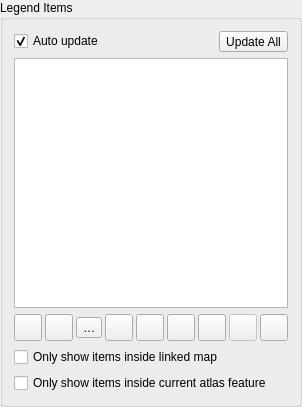
        <widget class="QgsCollapsibleGroupBoxBasic" name="mLegendItemColGroupBox">
         <property name="focusPolicy">
          <enum>Qt::StrongFocus</enum>
         </property>
         <property name="title">
          <string>Legend Items</string>
         </property>
         <property name="syncGroup" stdset="0">
          <string notr="true">composeritem</string>
         </property>
         <property name="collapsed" stdset="0">
          <bool>false</bool>
         </property>
         <layout class="QVBoxLayout" name="verticalLayout_2">
          <item>
           <layout class="QHBoxLayout" name="horizontalLayout">
            <item>
             <widget class="QCheckBox" name="mCheckBoxAutoUpdate">
              <property name="toolTip">
               <string>Keeps the legend contents synchronized with the main application legend. Customization is not possible and must be done in the main application.</string>
              </property>
              <property name="text">
               <string>Auto update</string>
              </property>
              <property name="checked">
               <bool>true</bool>
              </property>
             </widget>
            </item>
            <item>
             <spacer name="horizontalSpacer_3">
              <property name="orientation">
               <enum>Qt::Horizontal</enum>
              </property>
              <property name="sizeHint" stdset="0">
               <size>
                <width>0</width>
                <height>20</height>
               </size>
              </property>
             </spacer>
            </item>
            <item>
             <widget class="QToolButton" name="mUpdateAllPushButton">
              <property name="toolTip">
               <string>Update whole legend. Layers are added/removed according to main application legend. User defined labels will be deleted.</string>
              </property>
              <property name="text">
               <string>Update All</string>
              </property>
             </widget>
            </item>
           </layout>
          </item>
          <item>
           <widget class="QgsLayerTreeView" name="mItemTreeView">
            <property name="minimumSize">
             <size>
              <width>0</width>
              <height>250</height>
             </size>
            </property>
            <property name="selectionMode">
             <enum>QAbstractItemView::ContiguousSelection</enum>
            </property>
            <property name="headerHidden">
             <bool>true</bool>
            </property>
            <attribute name="headerVisible">
             <bool>false</bool>
            </attribute>
           </widget>
          </item>
          <item>
           <layout class="QHBoxLayout" name="horizontalLayout_2">
            <property name="spacing">
             <number>3</number>
            </property>
            <item>
             <widget class="QToolButton" name="mMoveDownToolButton">
              <property name="sizePolicy">
               <sizepolicy hsizetype="Preferred" vsizetype="Fixed">
                <horstretch>0</horstretch>
                <verstretch>0</verstretch>
               </sizepolicy>
              </property>
              <property name="toolTip">
               <string>Move item down</string>
              </property>
              <property name="text">
               <string/>
              </property>
              <property name="icon">
               <iconset resource="../../../images/images.qrc">
                <normaloff>:/images/themes/default/mActionArrowDown.svg</normaloff>:/images/themes/default/mActionArrowDown.svg</iconset>
              </property>
              <property name="iconSize">
               <size>
                <width>20</width>
                <height>20</height>
               </size>
              </property>
             </widget>
            </item>
            <item>
             <widget class="QToolButton" name="mMoveUpToolButton">
              <property name="toolTip">
               <string>Move item up</string>
              </property>
              <property name="text">
               <string/>
              </property>
              <property name="icon">
               <iconset resource="../../../images/images.qrc">
                <normaloff>:/images/themes/default/mActionArrowUp.svg</normaloff>:/images/themes/default/mActionArrowUp.svg</iconset>
              </property>
              <property name="iconSize">
               <size>
                <width>20</width>
                <height>20</height>
               </size>
              </property>
             </widget>
            </item>
            <item>
             <widget class="QToolButton" name="mAddGroupToolButton">
              <property name="toolTip">
               <string>Add group</string>
              </property>
              <property name="text">
               <string>…</string>
              </property>
              <property name="icon">
               <iconset resource="../../../images/images.qrc">
                <normaloff>:/images/themes/default/mActionAddGroup.svg</normaloff>:/images/themes/default/mActionAddGroup.svg</iconset>
              </property>
              <property name="iconSize">
               <size>
                <width>20</width>
                <height>20</height>
               </size>
              </property>
             </widget>
            </item>
            <item>
             <widget class="QToolButton" name="mAddToolButton">
              <property name="toolTip">
               <string>Add layer(s) to legend</string>
              </property>
              <property name="text">
               <string/>
              </property>
              <property name="icon">
               <iconset resource="../../../images/images.qrc">
                <normaloff>:/images/themes/default/symbologyAdd.svg</normaloff>:/images/themes/default/symbologyAdd.svg</iconset>
              </property>
              <property name="iconSize">
               <size>
                <width>20</width>
                <height>20</height>
               </size>
              </property>
             </widget>
            </item>
            <item>
             <widget class="QToolButton" name="mRemoveToolButton">
              <property name="toolTip">
               <string>Remove selected item(s) from legend</string>
              </property>
              <property name="text">
               <string/>
              </property>
              <property name="icon">
               <iconset resource="../../../images/images.qrc">
                <normaloff>:/images/themes/default/symbologyRemove.svg</normaloff>:/images/themes/default/symbologyRemove.svg</iconset>
              </property>
              <property name="iconSize">
               <size>
                <width>20</width>
                <height>20</height>
               </size>
              </property>
             </widget>
            </item>
            <item>
             <widget class="QToolButton" name="mEditPushButton">
              <property name="toolTip">
               <string>Edit selected item properties</string>
              </property>
              <property name="text">
               <string/>
              </property>
              <property name="icon">
               <iconset resource="../../../images/images.qrc">
                <normaloff>:/images/themes/default/symbologyEdit.svg</normaloff>:/images/themes/default/symbologyEdit.svg</iconset>
              </property>
              <property name="iconSize">
               <size>
                <width>20</width>
                <height>20</height>
               </size>
              </property>
             </widget>
            </item>
            <item>
             <widget class="QToolButton" name="mLayerExpressionButton">
              <property name="toolTip">
               <string> Add an expression to the vector layer and each child symbol's label</string>
              </property>
              <property name="icon">
               <iconset resource="../../../images/images.qrc">
                <normaloff>:/images/themes/default/mIconExpression.svg</normaloff>:/images/themes/default/mIconExpression.svg</iconset>
              </property>
              <property name="iconSize">
               <size>
                <width>20</width>
                <height>20</height>
               </size>
              </property>
             </widget>
            </item>
            <item>
             <widget class="QToolButton" name="mCountToolButton">
              <property name="enabled">
               <bool>false</bool>
              </property>
              <property name="toolTip">
               <string>Show feature count for each class of vector layer.</string>
              </property>
              <property name="text">
               <string/>
              </property>
              <property name="icon">
               <iconset resource="../../../images/images.qrc">
                <normaloff>:/images/themes/default/mActionSum.svg</normaloff>:/images/themes/default/mActionSum.svg</iconset>
              </property>
              <property name="iconSize">
               <size>
                <width>20</width>
                <height>20</height>
               </size>
              </property>
              <property name="checkable">
               <bool>true</bool>
              </property>
             </widget>
            </item>
            <item>
             <spacer name="horizontalSpacer_4">
              <property name="orientation">
               <enum>Qt::Horizontal</enum>
              </property>
              <property name="sizeHint" stdset="0">
               <size>
                <width>0</width>
                <height>20</height>
               </size>
              </property>
             </spacer>
            </item>
            <item>
             <widget class="QgsLegendFilterButton" name="mExpressionFilterButton">
              <property name="toolTip">
               <string>Filter expression</string>
              </property>
              <property name="text">
               <string/>
              </property>
              <property name="icon">
               <iconset resource="../../../images/images.qrc">
                <normaloff>:/images/themes/default/mIconExpressionFilter.svg</normaloff>:/images/themes/default/mIconExpressionFilter.svg</iconset>
              </property>
              <property name="iconSize">
               <size>
                <width>20</width>
                <height>20</height>
               </size>
              </property>
             </widget>
            </item>
           </layout>
          </item>
          <item>
           <widget class="QCheckBox" name="mFilterByMapCheckBox">
            <property name="toolTip">
             <string>Filter out legend elements that lie outside the linked map item.</string>
            </property>
            <property name="text">
             <string>Only show items inside linked map</string>
            </property>
           </widget>
          </item>
          <item>
           <widget class="QCheckBox" name="mFilterLegendByAtlasCheckBox">
            <property name="toolTip">
             <string>Filter out legend elements that lie outside the current atlas feature.</string>
            </property>
            <property name="text">
             <string>Only show items inside current atlas feature</string>
            </property>
           </widget>
          </item>
         </layout>
        </widget>
